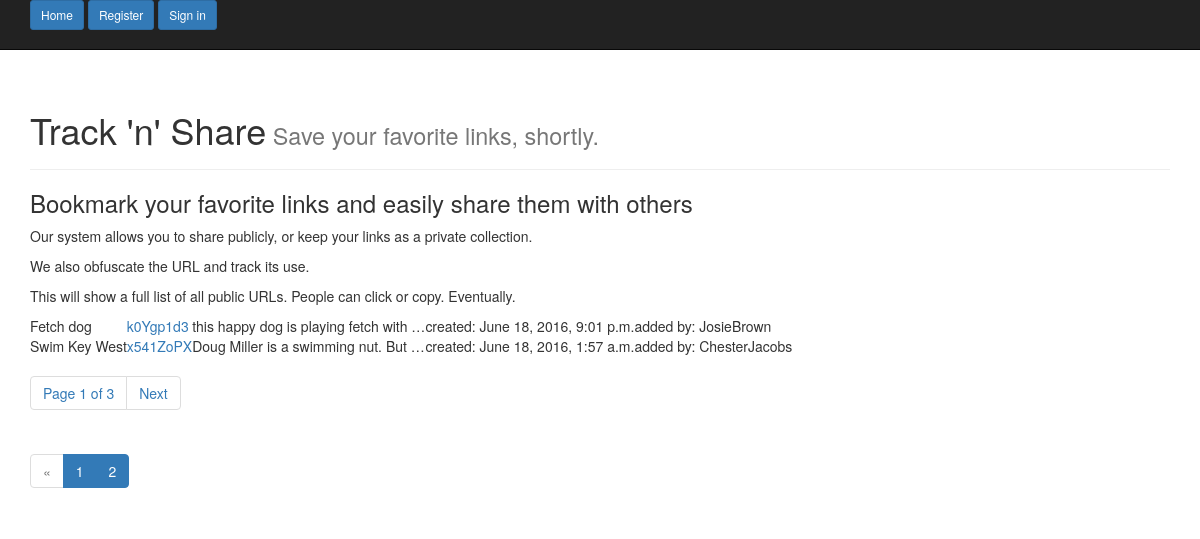
The app's page /, older data.
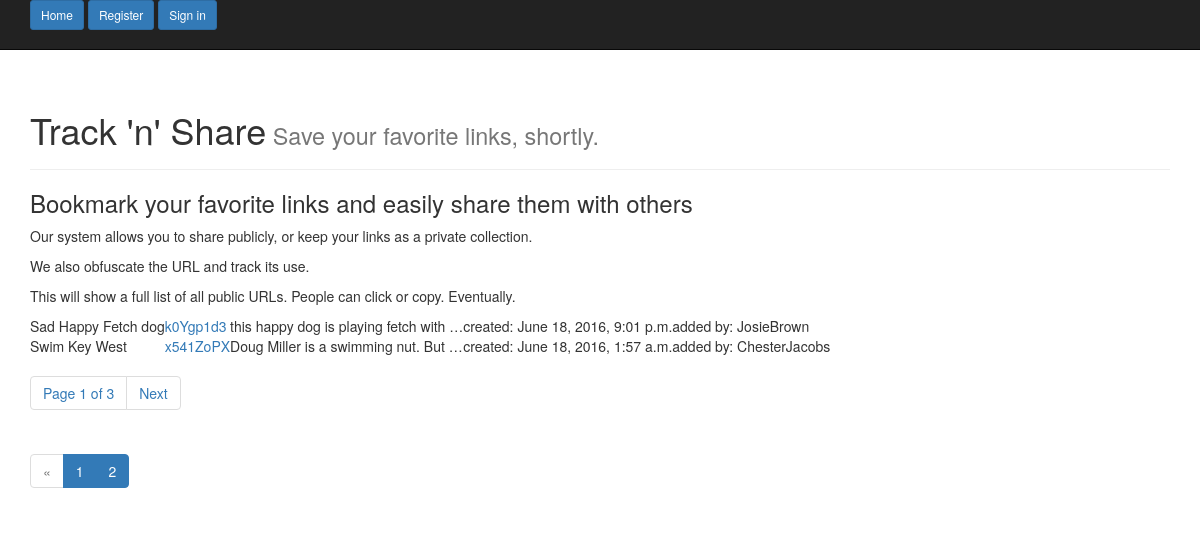
The same page, newer data.
### shortener_app/models.py (models this page shows, shortened)
class Bookmark(models.Model):
    url = models.URLField()
    title = models.CharField(max_length=60)
    description = models.TextField(blank=True)  # makes this optional
    created = models.DateTimeField(auto_now_add=True)
    url_user = models.ForeignKey(User)
    short_code = models.CharField(max_length=25)
    private = models.BooleanField()
    count = models.IntegerField(default=0)
    class Meta:
        ordering = ['-created']

### shortener_app/views.py (the view)
# urls.py: url(r'^$', views.IndexView.as_view(), name='index_view'),  # shows public links for everyone
class IndexView(TemplateView):
    model = Bookmark
    template_name = 'index_view.html'
    paginate_by = 2
    def get_context_data(self, **kwargs):
        context = super(IndexView, self).get_context_data(**kwargs)
        public_list = Bookmark.objects.filter(private__exact=False)
        paginator = Paginator(public_list, self.paginate_by)
        page = self.request.GET.get('page')
        try:
            bookmarks = paginator.page(page)
        except PageNotAnInteger:
            bookmarks = paginator.page(1)
        except EmptyPage:
            bookmarks = paginator.page(paginator.num_pages)
        context['public_bookmarks'] = bookmarks
        return context

### templates/index_view.html (shortened to what this page needs)
{% extends 'base.html' %}
{% block content %}
    <div class="page-header">
        <h1>Track 'n' Share<small>  Save your favorite links, shortly.</small></h1>
    </div>
    <h3>Bookmark your favorite links and easily share them with others</h3>
        <p>Our system allows you to share publicly, or keep your links as a private collection.</p>
        <p>We also obfuscate the URL and track its use. </p>
        <p>This will show a full list of all public URLs. People can click or copy. Eventually.</p>
    <table id="public">
        {% for bookmark in public_bookmarks %}
            <tr>
                <td>{{ bookmark.title }}</td>
                <td><a href="{% url 'redirect_view' bookmark.short_code %}">{{ bookmark.short_code }} </a></td>
                <td>{{ bookmark.description|truncatewords:7 }}</td>
                <td>created: {{ bookmark.created }}</td>
                <td>added by: {{ bookmark.url_user }}</td>
            </tr>
        {% endfor %}
    </table>
    <ul class="pagination">
        <li class="">
            <span>Page {{ public_bookmarks.number }} of {{ public_bookmarks.paginator.num_pages }}</span>
        </li>
    {% if public_bookmarks.has_next %}
        <li>
            <span><a href="?page={{ public_bookmarks.next_page_number }}">Next</a></span>
        </li>
    {% endif %}
    </ul>
{% endblock %}
{% block pagination %}
<nav>
  <ul class="pagination">
    <li class="disabled">
        <span aria-hidden="true">&laquo</span>
    </li>
       <li class="active">
      <span>1 <span class="sr-only">(current)</span></span>
    </li>
       <li class="active">
      <span>2 <span class="sr-only">(current)</span></span>
    </li>
  </ul>
</nav>
{% endblock %}

Row changes from the older to the newer data that the page shows:
changed Bookmark "k0Ygp1d3": title "Fetch dog" → "Sad Happy Fetch dog"
